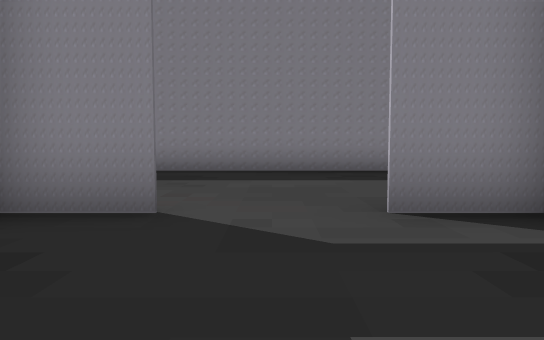
View 1 (above)

18 first-person views from a walk through a Unity game level. The camera is 1.2 m above the floor, tilts 4° down and sees 70° across. Doors are open. The floor is counted in squares, 2 m on a side. Each view is taken from the middle of a square. On the plan, view 1 faces up. The plan holds only what a view shows up to about 11 squares ahead; the rest is blank. The place goes on beyond the plan. The player character is not drawn.

View 2
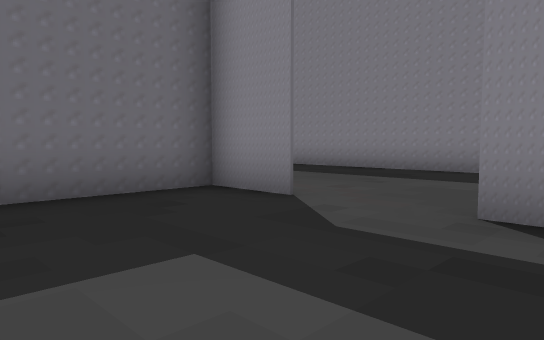

View 3
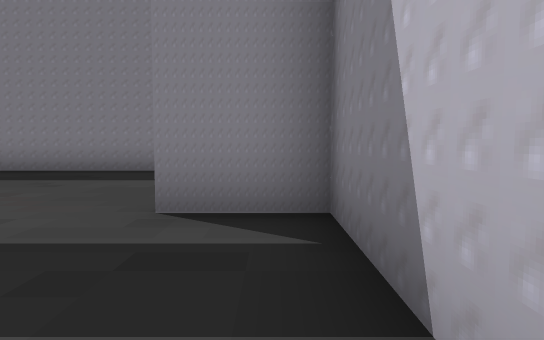

View 4
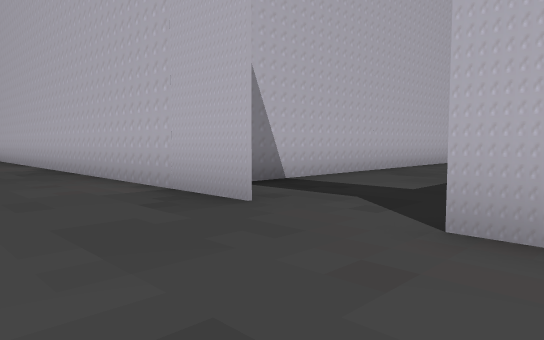

View 5
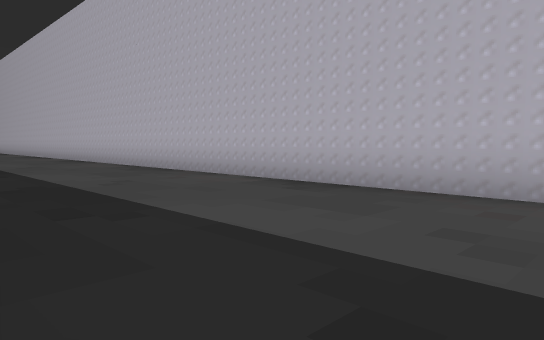

View 6
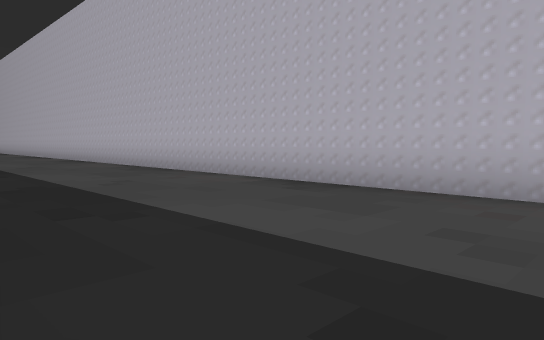

View 7
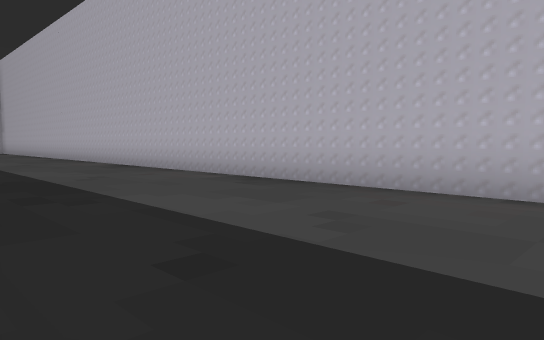

View 8
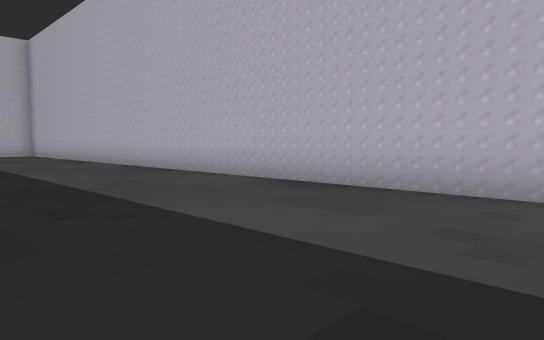

View 9
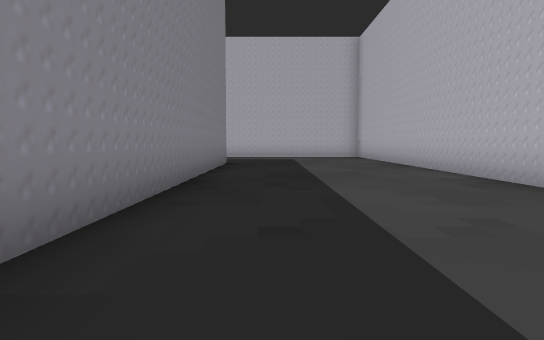

View 10
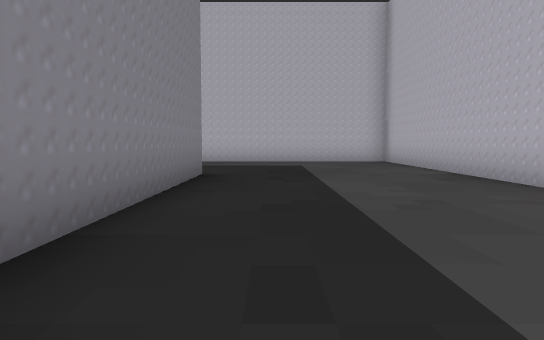

View 11
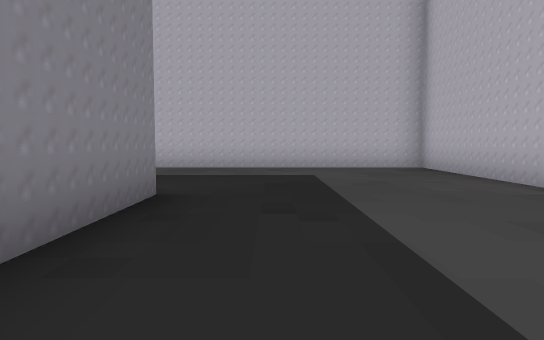

View 12
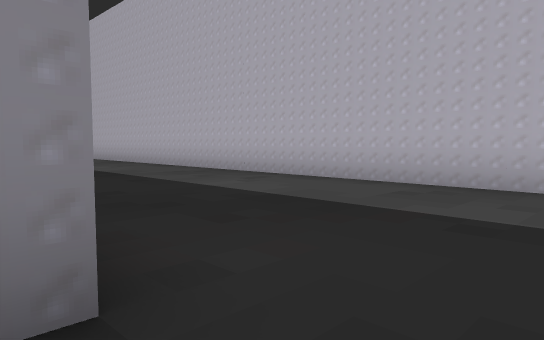

View 13
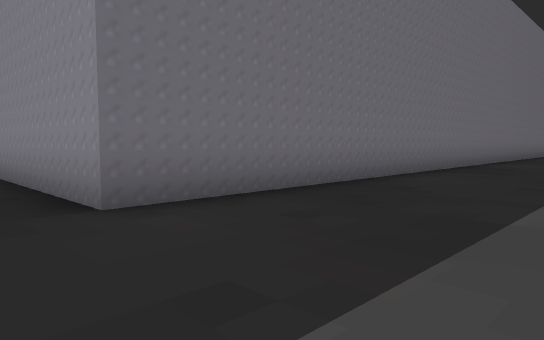

View 14
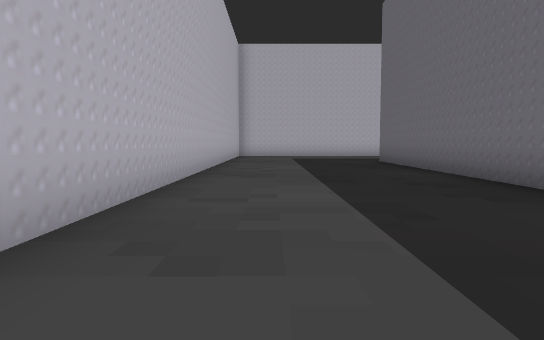

View 15
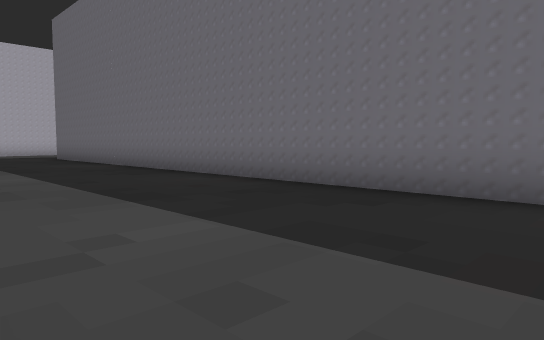

View 16
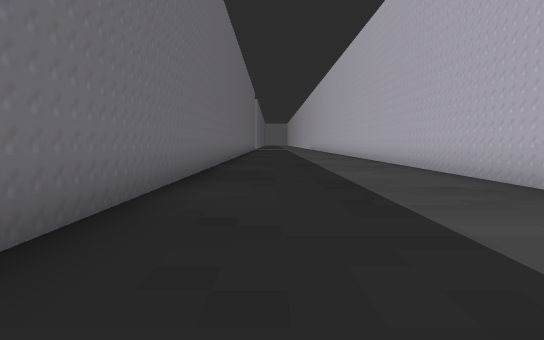

View 17
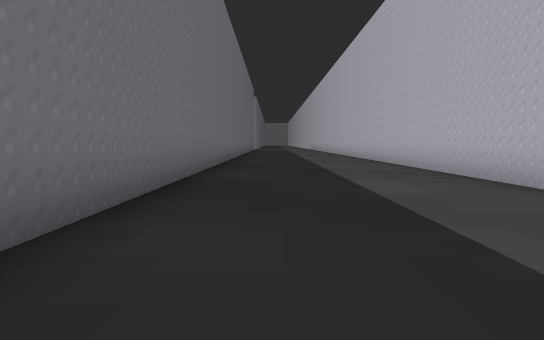

View 18
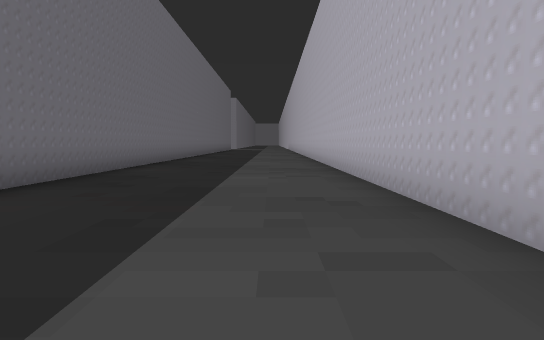

### Floor plan
Points are (right, up) in squares from view 1. A wall is a line through its corners. A room is listed if a view was taken in it or the views show most of it. See-through windows are left out.
Room 1 (views 1, 2, 3)
walls: (-0.9, 3.3) (-2.5, 3.3) (-2.5, 0.8); (2.5, -0.5) (2.5, 3.3) (1, 3.3)
ways out: open door at (0, 3) to room 2
Room 2 (views 4, 5, 6, 7, 8, 9, 10, 11, 12, 13, 14, 15, 16, 17, 18)
walls: (2.6, 8.3) (-5.4, 8.3); (37.5, 22) (37.5, 32); (0.9, 3.3) (37.5, 3.3) (37.5, 18.9); (-1.6, 3.3) (-1, 3.3); (32.5, 31.9) (32.5, 8.3) (22.9, 8.3)
ways out: open door at (0, 3) to room 1

Positions as (right, up) in squares from view 1, and headings:
1: (0, 0), facing up
2: (2, 0), facing up-left
3: (2, 0), facing up
4: (-2, 6), facing down-right
5: (3, 8), facing down-right
6: (8, 8), facing down-right
7: (12, 8), facing down-right
8: (18, 8), facing down-right
9: (21, 7), facing right
10: (25, 7), facing right
11: (28, 7), facing right
12: (32, 7), facing up-right
13: (36, 7), facing up-left
14: (36, 21), facing down
15: (37, 24), facing down-left
16: (34, 19), facing up
17: (34, 21), facing up
18: (36, 20), facing up
